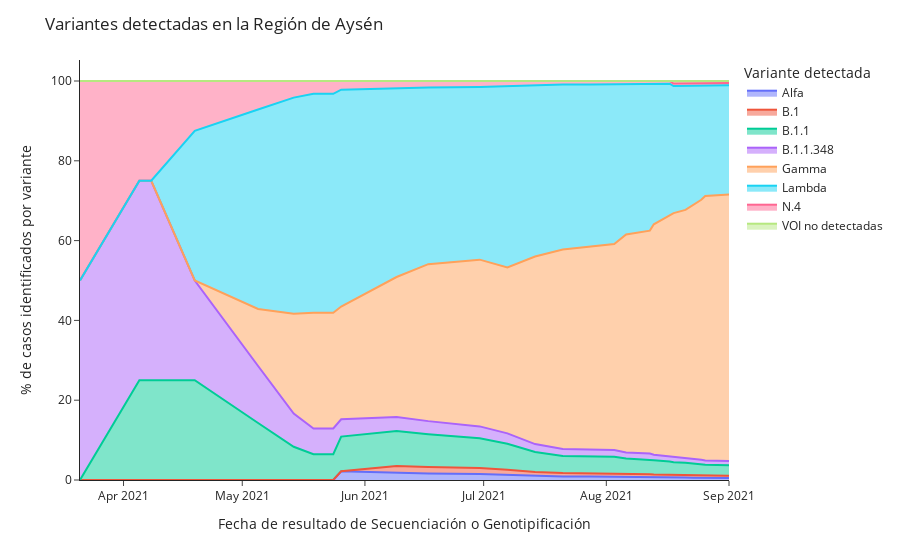

Here is the notebook cell this chart was saved with:
### Code cell
# Sin negativos

px.area(df_variantes_clean.groupby(['fecha_resultado_secuenciacion_genotipificacion', 'variante_linaje']).count()[['n_documento']].reset_index().pivot(
    index='fecha_resultado_secuenciacion_genotipificacion',
    columns='variante_linaje', 
    values=['n_documento']
).fillna(0).cumsum().clean_names().rename(
    columns={
        'alfa':'Alfa',
        'b_1':'B.1',
        'b_1_1':'B.1.1',
        'b_1_1_348':'B.1.1.348',
        'gamma':'Gamma',
        'indeterminado':'Indeterminado',
        'lambda':'Lambda',
        'n_4':'N.4',
        'no_amplifica':'No amplifica',
        'no_se_detectan_mutaciones_para_variantes_de_interes_por_parte_de_este_kit':'VOI no detectadas'
            })['n_documento'].drop(['No amplifica','Indeterminado'], axis=1),
        labels={'variante_linaje':'Variante detectada'},
        groupnorm='percent'
       ).update_layout(
    title= 'Variantes detectadas en la Región de Aysén',
    yaxis_title='% de casos identificados por variante',
    xaxis_title='Fecha de resultado de Secuenciación o Genotipificación',
    template='simple_white',
    
    
)

### Figure 1 — Plotly figure (JSON) as saved in the notebook; plotly's stock layout.template omitted (floating-point values rounded to 4 significant figures)
{"data": [{"groupnorm": "percent", "hovertemplate": "Variante detectada=Alfa<br>fecha_resultado_secuenciacion_genotipificacion=%{x}<br>value=%{y}<extra></extra>", "legendgroup": "Alfa", "line": {"color": "#636efa"}, "marker": {"symbol": "circle"}, "mode": "lines", "name": "Alfa", "orientation": "v", "showlegend": true, "stackgroup": "1", "type": "scatter", "x": ["2021-03-21T00:00:00", "2021-04-05T00:00:00", "2021-04-08T00:00:00", "2021-04-19T00:00:00", "2021-05-05T00:00:00", "2021-05-14T00:00:00", "2021-05-19T00:00:00", "2021-05-24T00:00:00", "2021-05-26T00:00:00", "2021-06-09T00:00:00", "2021-06-17T00:00:00", "2021-06-30T00:00:00", "2021-07-07T00:00:00", "2021-07-14T00:00:00", "2021-07-21T00:00:00", "2021-07-28T00:00:00", "2021-07-31T00:00:00", "2021-08-01T00:00:00", "2021-08-03T00:00:00", "2021-08-06T00:00:00", "2021-08-12T00:00:00", "2021-08-13T00:00:00", "2021-08-17T00:00:00", "2021-08-18T00:00:00", "2021-08-21T00:00:00", "2021-08-23T00:00:00", "2021-08-25T00:00:00", "2021-08-26T00:00:00", "2021-09-01T00:00:00"], "xaxis": "x", "y": [0, 0, 0, 0, 0, 0, 0, 0, 1, 1, 1, 1, 1, 1, 1, 1, 1, 1, 1, 1, 1, 1, 1, 1, 1, 1, 1, 1, 1], "yaxis": "y"}, {"groupnorm": "percent", "hovertemplate": "Variante detectada=B.1<br>fecha_resultado_secuenciacion_genotipificacion=%{x}<br>value=%{y}<extra></extra>", "legendgroup": "B.1", "line": {"color": "#EF553B"}, "marker": {"symbol": "circle"}, "mode": "lines", "name": "B.1", "orientation": "v", "showlegend": true, "stackgroup": "1", "type": "scatter", "x": ["2021-03-21T00:00:00", "2021-04-05T00:00:00", "2021-04-08T00:00:00", "2021-04-19T00:00:00", "2021-05-05T00:00:00", "2021-05-14T00:00:00", "2021-05-19T00:00:00", "2021-05-24T00:00:00", "2021-05-26T00:00:00", "2021-06-09T00:00:00", "2021-06-17T00:00:00", "2021-06-30T00:00:00", "2021-07-07T00:00:00", "2021-07-14T00:00:00", "2021-07-21T00:00:00", "2021-07-28T00:00:00", "2021-07-31T00:00:00", "2021-08-01T00:00:00", "2021-08-03T00:00:00", "2021-08-06T00:00:00", "2021-08-12T00:00:00", "2021-08-13T00:00:00", "2021-08-17T00:00:00", "2021-08-18T00:00:00", "2021-08-21T00:00:00", "2021-08-23T00:00:00", "2021-08-25T00:00:00", "2021-08-26T00:00:00", "2021-09-01T00:00:00"], "xaxis": "x", "y": [0, 0, 0, 0, 0, 0, 0, 0, 0, 1, 1, 1, 1, 1, 1, 1, 1, 1, 1, 1, 1, 1, 1, 1, 1, 1, 1, 1, 1], "yaxis": "y"}, {"groupnorm": "percent", "hovertemplate": "Variante detectada=B.1.1<br>fecha_resultado_secuenciacion_genotipificacion=%{x}<br>value=%{y}<extra></extra>", "legendgroup": "B.1.1", "line": {"color": "#00cc96"}, "marker": {"symbol": "circle"}, "mode": "lines", "name": "B.1.1", "orientation": "v", "showlegend": true, "stackgroup": "1", "type": "scatter", "x": ["2021-03-21T00:00:00", "2021-04-05T00:00:00", "2021-04-08T00:00:00", "2021-04-19T00:00:00", "2021-05-05T00:00:00", "2021-05-14T00:00:00", "2021-05-19T00:00:00", "2021-05-24T00:00:00", "2021-05-26T00:00:00", "2021-06-09T00:00:00", "2021-06-17T00:00:00", "2021-06-30T00:00:00", "2021-07-07T00:00:00", "2021-07-14T00:00:00", "2021-07-21T00:00:00", "2021-07-28T00:00:00", "2021-07-31T00:00:00", "2021-08-01T00:00:00", "2021-08-03T00:00:00", "2021-08-06T00:00:00", "2021-08-12T00:00:00", "2021-08-13T00:00:00", "2021-08-17T00:00:00", "2021-08-18T00:00:00", "2021-08-21T00:00:00", "2021-08-23T00:00:00", "2021-08-25T00:00:00", "2021-08-26T00:00:00", "2021-09-01T00:00:00"], "xaxis": "x", "y": [0, 1, 1, 2, 2, 2, 2, 2, 4, 5, 5, 5, 5, 5, 5, 5, 5, 5, 5, 5, 5, 5, 5, 5, 5, 5, 5, 5, 5], "yaxis": "y"}, {"groupnorm": "percent", "hovertemplate": "Variante detectada=B.1.1.348<br>fecha_resultado_secuenciacion_genotipificacion=%{x}<br>value=%{y}<extra></extra>", "legendgroup": "B.1.1.348", "line": {"color": "#ab63fa"}, "marker": {"symbol": "circle"}, "mode": "lines", "name": "B.1.1.348", "orientation": "v", "showlegend": true, "stackgroup": "1", "type": "scatter", "x": ["2021-03-21T00:00:00", "2021-04-05T00:00:00", "2021-04-08T00:00:00", "2021-04-19T00:00:00", "2021-05-05T00:00:00", "2021-05-14T00:00:00", "2021-05-19T00:00:00", "2021-05-24T00:00:00", "2021-05-26T00:00:00", "2021-06-09T00:00:00", "2021-06-17T00:00:00", "2021-06-30T00:00:00", "2021-07-07T00:00:00", "2021-07-14T00:00:00", "2021-07-21T00:00:00", "2021-07-28T00:00:00", "2021-07-31T00:00:00", "2021-08-01T00:00:00", "2021-08-03T00:00:00", "2021-08-06T00:00:00", "2021-08-12T00:00:00", "2021-08-13T00:00:00", "2021-08-17T00:00:00", "2021-08-18T00:00:00", "2021-08-21T00:00:00", "2021-08-23T00:00:00", "2021-08-25T00:00:00", "2021-08-26T00:00:00", "2021-09-01T00:00:00"], "xaxis": "x", "y": [1, 2, 2, 2, 2, 2, 2, 2, 2, 2, 2, 2, 2, 2, 2, 2, 2, 2, 2, 2, 2, 2, 2, 2, 2, 2, 2, 2, 2], "yaxis": "y"}, {"groupnorm": "percent", "hovertemplate": "Variante detectada=Gamma<br>fecha_resultado_secuenciacion_genotipificacion=%{x}<br>value=%{y}<extra></extra>", "legendgroup": "Gamma", "line": {"color": "#FFA15A"}, "marker": {"symbol": "circle"}, "mode": "lines", "name": "Gamma", "orientation": "v", "showlegend": true, "stackgroup": "1", "type": "scatter", "x": ["2021-03-21T00:00:00", "2021-04-05T00:00:00", "2021-04-08T00:00:00", "2021-04-19T00:00:00", "2021-05-05T00:00:00", "2021-05-14T00:00:00", "2021-05-19T00:00:00", "2021-05-24T00:00:00", "2021-05-26T00:00:00", "2021-06-09T00:00:00", "2021-06-17T00:00:00", "2021-06-30T00:00:00", "2021-07-07T00:00:00", "2021-07-14T00:00:00", "2021-07-21T00:00:00", "2021-07-28T00:00:00", "2021-07-31T00:00:00", "2021-08-01T00:00:00", "2021-08-03T00:00:00", "2021-08-06T00:00:00", "2021-08-12T00:00:00", "2021-08-13T00:00:00", "2021-08-17T00:00:00", "2021-08-18T00:00:00", "2021-08-21T00:00:00", "2021-08-23T00:00:00", "2021-08-25T00:00:00", "2021-08-26T00:00:00", "2021-09-01T00:00:00"], "xaxis": "x", "y": [0, 0, 0, 0, 2, 6, 9, 9, 13, 20, 24, 28, 32, 47, 58, 60, 61, 61, 62, 71, 76, 82, 91, 96, 100, 107, 116, 122, 127], "yaxis": "y"}, {"groupnorm": "percent", "hovertemplate": "Variante detectada=Lambda<br>fecha_resultado_secuenciacion_genotipificacion=%{x}<br>value=%{y}<extra></extra>", "legendgroup": "Lambda", "line": {"color": "#19d3f3"}, "marker": {"symbol": "circle"}, "mode": "lines", "name": "Lambda", "orientation": "v", "showlegend": true, "stackgroup": "1", "type": "scatter", "x": ["2021-03-21T00:00:00", "2021-04-05T00:00:00", "2021-04-08T00:00:00", "2021-04-19T00:00:00", "2021-05-05T00:00:00", "2021-05-14T00:00:00", "2021-05-19T00:00:00", "2021-05-24T00:00:00", "2021-05-26T00:00:00", "2021-06-09T00:00:00", "2021-06-17T00:00:00", "2021-06-30T00:00:00", "2021-07-07T00:00:00", "2021-07-14T00:00:00", "2021-07-21T00:00:00", "2021-07-28T00:00:00", "2021-07-31T00:00:00", "2021-08-01T00:00:00", "2021-08-03T00:00:00", "2021-08-06T00:00:00", "2021-08-12T00:00:00", "2021-08-13T00:00:00", "2021-08-17T00:00:00", "2021-08-18T00:00:00", "2021-08-21T00:00:00", "2021-08-23T00:00:00", "2021-08-25T00:00:00", "2021-08-26T00:00:00", "2021-09-01T00:00:00"], "xaxis": "x", "y": [0, 0, 0, 3, 7, 13, 17, 17, 25, 27, 27, 29, 35, 43, 48, 48, 48, 48, 48, 49, 50, 50, 50, 50, 50, 50, 51, 51, 52], "yaxis": "y"}, {"groupnorm": "percent", "hovertemplate": "Variante detectada=N.4<br>fecha_resultado_secuenciacion_genotipificacion=%{x}<br>value=%{y}<extra></extra>", "legendgroup": "N.4", "line": {"color": "#FF6692"}, "marker": {"symbol": "circle"}, "mode": "lines", "name": "N.4", "orientation": "v", "showlegend": true, "stackgroup": "1", "type": "scatter", "x": ["2021-03-21T00:00:00", "2021-04-05T00:00:00", "2021-04-08T00:00:00", "2021-04-19T00:00:00", "2021-05-05T00:00:00", "2021-05-14T00:00:00", "2021-05-19T00:00:00", "2021-05-24T00:00:00", "2021-05-26T00:00:00", "2021-06-09T00:00:00", "2021-06-17T00:00:00", "2021-06-30T00:00:00", "2021-07-07T00:00:00", "2021-07-14T00:00:00", "2021-07-21T00:00:00", "2021-07-28T00:00:00", "2021-07-31T00:00:00", "2021-08-01T00:00:00", "2021-08-03T00:00:00", "2021-08-06T00:00:00", "2021-08-12T00:00:00", "2021-08-13T00:00:00", "2021-08-17T00:00:00", "2021-08-18T00:00:00", "2021-08-21T00:00:00", "2021-08-23T00:00:00", "2021-08-25T00:00:00", "2021-08-26T00:00:00", "2021-09-01T00:00:00"], "xaxis": "x", "y": [1, 1, 1, 1, 1, 1, 1, 1, 1, 1, 1, 1, 1, 1, 1, 1, 1, 1, 1, 1, 1, 1, 1, 1, 1, 1, 1, 1, 1], "yaxis": "y"}, {"groupnorm": "percent", "hovertemplate": "Variante detectada=VOI no detectadas<br>fecha_resultado_secuenciacion_genotipificacion=%{x}<br>value=%{y}<extra></extra>", "legendgroup": "VOI no detectadas", "line": {"color": "#B6E880"}, "marker": {"symbol": "circle"}, "mode": "lines", "name": "VOI no detectadas", "orientation": "v", "showlegend": true, "stackgroup": "1", "type": "scatter", "x": ["2021-03-21T00:00:00", "2021-04-05T00:00:00", "2021-04-08T00:00:00", "2021-04-19T00:00:00", "2021-05-05T00:00:00", "2021-05-14T00:00:00", "2021-05-19T00:00:00", "2021-05-24T00:00:00", "2021-05-26T00:00:00", "2021-06-09T00:00:00", "2021-06-17T00:00:00", "2021-06-30T00:00:00", "2021-07-07T00:00:00", "2021-07-14T00:00:00", "2021-07-21T00:00:00", "2021-07-28T00:00:00", "2021-07-31T00:00:00", "2021-08-01T00:00:00", "2021-08-03T00:00:00", "2021-08-06T00:00:00", "2021-08-12T00:00:00", "2021-08-13T00:00:00", "2021-08-17T00:00:00", "2021-08-18T00:00:00", "2021-08-21T00:00:00", "2021-08-23T00:00:00", "2021-08-25T00:00:00", "2021-08-26T00:00:00", "2021-09-01T00:00:00"], "xaxis": "x", "y": [0, 0, 0, 0, 0, 0, 0, 0, 0, 0, 0, 0, 0, 0, 0, 0, 0, 0, 0, 0, 0, 0, 0, 1, 1, 1, 1, 1, 1], "yaxis": "y"}], "layout": {"legend": {"title": {"text": "Variante detectada"}, "tracegroupgap": 0}, "margin": {"t": 60}, "title": {"text": "Variantes detectadas en la Región de Aysén"}, "xaxis": {"anchor": "y", "domain": [0, 1], "title": {"text": "Fecha de resultado de Secuenciación o Genotipificación"}}, "yaxis": {"anchor": "x", "domain": [0, 1], "title": {"text": "% de casos identificados por variante"}}}}
